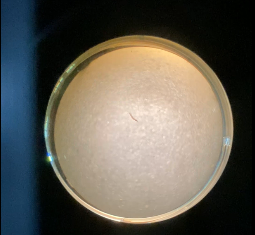
#> input picture videos/sample.png, 255 x 235 px, found by its file name
$ python identify_circle.py
#> lines starting #> are read from the running program, lines starting #| are printed output that depends on the picture; after the words box and inside, x2 and y2 are one past the last pixel; in counts of white or black regions, pixels touching at a corner belong together
# Versão inicial, para testar filtragens e detecções iniciais

# Tarefa 1 -> identificar circulo do poço
# Referência: https://docs.opencv.org/4.x/dd/d1a/group__imgproc__feature.html#ga47849c3be0d0406ad3ca45db65a25d2d
import cv2
import sys
import numpy as np

# Tentar identificar edges primeiro e depois identificar o circulo


def main(argv):

    default_file = 'videos/sample.png'
    filename = argv[0] if len(argv) > 0 else default_file
    # Loads an image
    src = cv2.imread(cv2.samples.findFile(filename), cv2.IMREAD_COLOR)
#> src is the input picture: shape (235, 255, 3); mean B, G, R 82.2, 91.9, 95.7
    # Check if image is loaded fine
    if src is None:
        print ('Error opening image!')
        print ('Usage: hough_circle.py [image_name -- default ' + default_file + '] \n')
        return -1


    gray = cv2.cvtColor(src, cv2.COLOR_BGR2GRAY)
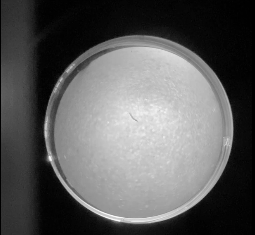
#> gray: shape (235, 255); min 0, max 252, mean 92


    gray = cv2.medianBlur(gray, 5)

    cv2.imshow("gray", gray)

    rows = gray.shape[0]
#> rows = 235

    circles = cv2.HoughCircles(gray, cv2.HOUGH_GRADIENT, 1, rows / 4,
                               param1=30, param2=30,
                               minRadius=0, maxRadius=0)
#> circles = [[162.5, 150.5, 61.9], [114.5, 95.5, 53.5], [86.5, 154.5, 58], [179.5, 90.5, 37.8], [49.5, 87.5, 25.2]]
    # todo: testar parametros para identificar o circulo do poço

    if circles is not None:
        circles = np.uint16(np.around(circles))
#> circles = [[162, 150, 62], [114, 96, 54], [86, 154, 58], [180, 90, 38], [50, 88, 25]]
        for i in circles[0, :]:
            center = (i[0], i[1])
            # circle center
            cv2.circle(src, center, 1, (0, 100, 100), 1)
            # circle outline
            radius = i[2]
            cv2.circle(src, center, radius, (255, 0, 255), 1)
#> this loop made 5 passes
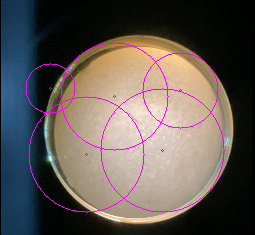
#> src: shape (235, 255, 3); 2.23% of pixels changed, all inside (x1, y1, x2, y2) = (25, 42, 225, 213)


    cv2.imshow("detected circles", src)
    cv2.waitKey(0)

    return 0
if __name__ == "__main__":
    main(sys.argv[1:])
